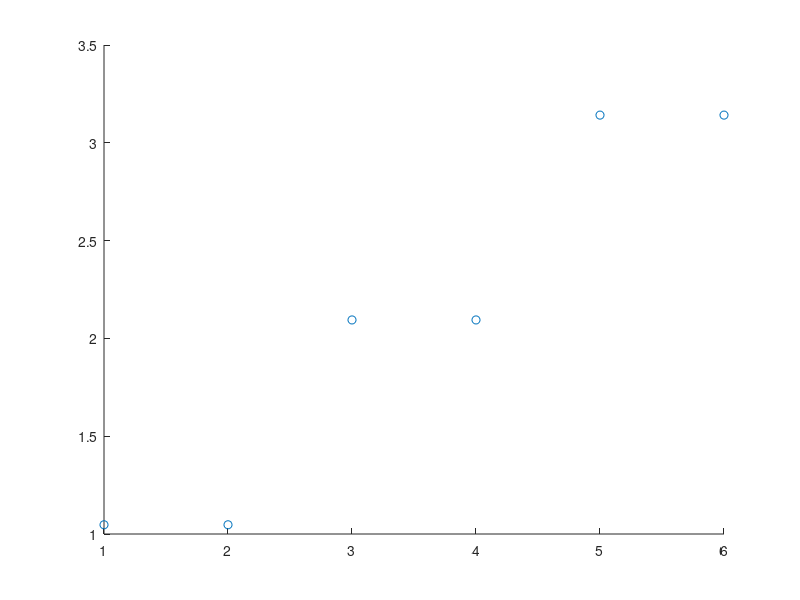

Source code (MATLAB):
%  3 nodes {1}, {2}, {3},
%  3 edges {1,2}, {1,3}, {2,3}
%  1 triangle {1,2,3}
% create boundary operators
%%% B1
B1 = [-1 -1 0; 1 0 -1; 0 1 1];

%%% B2
B2 = [1; -1; 1];

%% Undirected Version

% Hodge Laplacian
L0u = B1 * B1'; % 0-up Laplacian
L1d = B1' * B1; % 1-up Laplacian, n_edge*n_edge matrix
L1u = B2 * B2'; % 1-up Laplacian, n_edge*n_edge matrix
L2d = B2' * B2; % 2-down Laplacian, n_triangle*n_triangle matrix

% The undirected infered adjacency matrix
A0_up = diag(diag(L0u)) - L0u; % this is the same as the standard adjacency matrix for standard graph
D1_up = diag(diag(L1u));
A1_up = diag(diag(L1u)) - L1u; % infered adjacency between edges

% solve the eigenvalues
% 0-up Laplacian
[V0u,D0u] = eig(L0u); % same as normal Laplacian

% 1-down Laplacian
[V1d,D1d] = eig(L1d); % find clusters of eddges by common nodes 

% 1-up Laplacian
[V1u,D1u] = eig(L1u); % zero eigenvalues find connected components of edges through shared triangles

% 1 Laplacian
[V1,D1] = eig(L1u+L1d); % zero eigenvalues find connected components of edges through shared triangles

% 2-down Laplacian
[V2d,D2d] = eig(L2d); % find clusters of triangles by common edges 

%% Directed version {1,2,3}, {1,2}, {2,3}, {3,1}
g = 1/6;

%% New definition of L1Mp with Pauli matrices
delta = 2*pi*g;
One = ones(2);
I2 = eye(2);
Im = exp(-delta*i)*I2;
Ip = exp(delta*i)*I2;
O = zeros(2,2);

Sx = [0, 1; 1, 0];
Sxm = exp(-delta*i)*Sx;
Sxp = exp(delta*i)*Sx;
T =[I2 Sxm Sxp; Sxp I2 Sxm; Sxm Sxp I2];
Lm1u = kron(D1_up, I2) - T .* kron(A1_up, One); % matrix product is not Hermitian

% 1-up Laplacian
[Vm1u,Dm1u] = eig(Lm1u); % zero eigenvalues find connected components of edges through shared triangles
scatter(1:6, angle(Vm1u(:,1)))

%phase = [ pi/3; pi/3; pi/6; pi/6; 0;0];
%(exp(i*phase))'*Lm1u*exp(i*phase)

% substitute the eigenvector into the quadratic form
b = (Vm1u(:,1));
a = b';
L=Lm1u;
a*L*b

for m = 1:6
    for n = 1:6
        m;
        n;
        P(m,n)= abs(A1_up(ceil(m/2),ceil(n/2)))*(b(m)-A1_up(ceil(m/2),ceil(n/2))*T(m,n)*b(n));
        
    end
end

% substitute the normalized  eigenvector
phi = angle(Vm1u(:,1));
b = exp(1i*phi);
a = b';
L=Lm1u;
a*L*b

for m = 1:6
    for n = 1:6
        m;
        n;
        P(m,n)= abs(A1_up(ceil(m/2),ceil(n/2)))*(b(m)-A1_up(ceil(m/2),ceil(n/2))*T(m,n)*b(n));
        Sum(m,n) = a(m)*Lm1u(m,n)*b(n);
    end
end